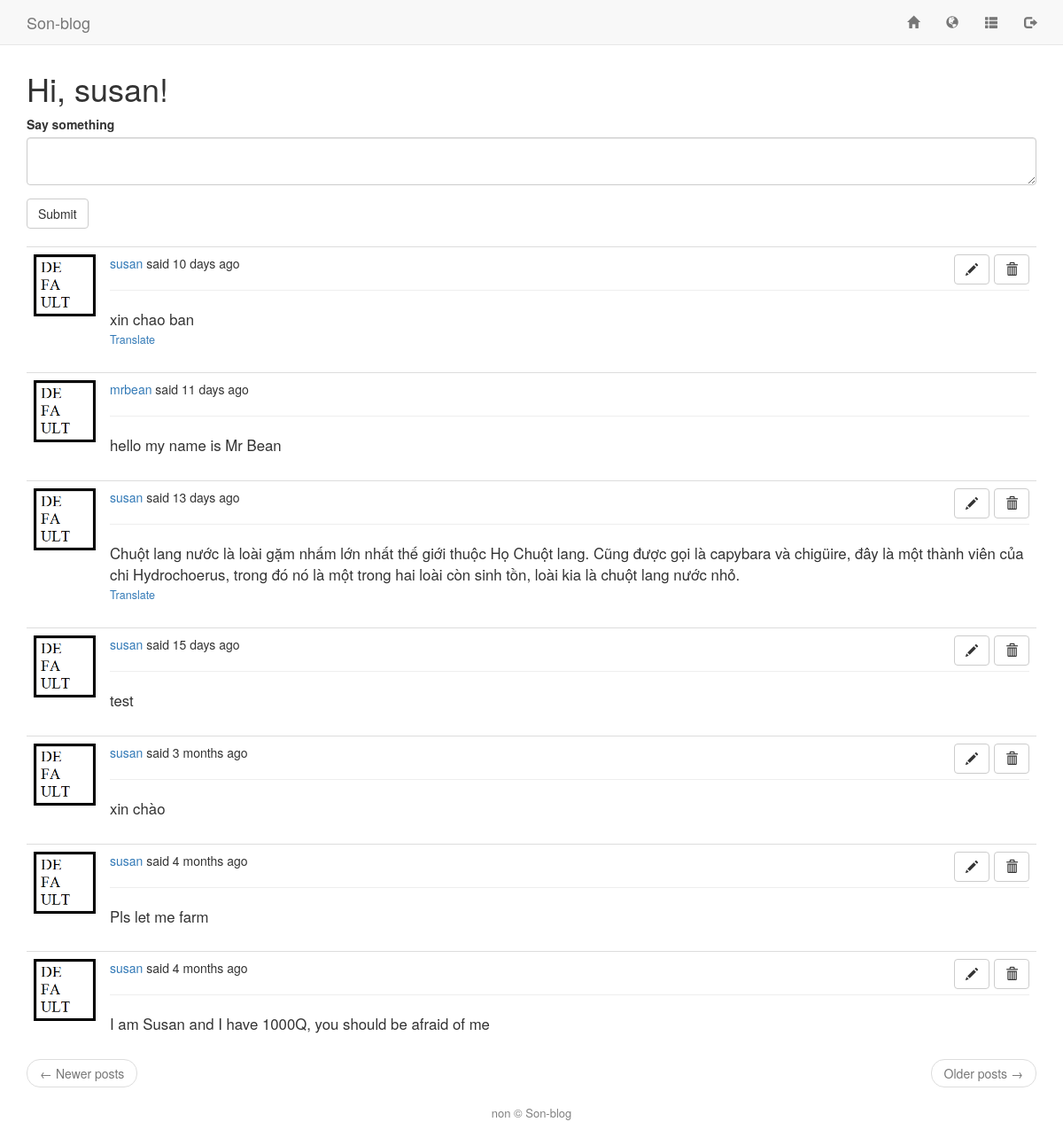
The app's page /index (signed in) with its own data.
### app/models.py (models this page shows, shortened)
class User(UserMixin, db.Model):
    id = db.Column(db.Integer, primary_key=True)
    username = db.Column(db.String(64), index=True, unique=True)
    email = db.Column(db.String(120), index=True, unique=True)
    password_hash = db.Column(db.String(128))
    posts = db.relationship('Post', backref='author', lazy='dynamic')
    about_me = db.Column(db.String(140))
    last_seen = db.Column(db.DateTime, default=datetime.utcnow)
    followed = db.relationship(
        'User', secondary=followers,
        primaryjoin=(followers.c.follower_id == id),
        secondaryjoin=(followers.c.followed_id == id),
        backref=db.backref('followers', lazy='dynamic'), lazy='dynamic'
    )
    def avatar(self, size=128):
        if os.path.isfile('../static/images/{}.png'.format(self.username)):
            return '../static/images/{}.png'.format(self.username)
        return '../static/images/default.png'
    def followed_posts(self):
        followed = Post.query.join(
            followers, (followers.c.followed_id == Post.user_id)).filter(
                followers.c.follower_id == self.id)
        own = Post.query.filter_by(user_id=self.id)
        return followed.union(own).order_by(Post.timestamp.desc())

class Post(db.Model):
    id = db.Column(db.Integer, primary_key=True)
    body = db.Column(db.String(140))
    timestamp = db.Column(db.DateTime, index=True, default=datetime.utcnow)
    user_id = db.Column(db.Integer, db.ForeignKey('user.id'))
    language = db.Column(db.String(5))

### app/routes.py (the view, shortened to what this page needs)
@app.route('/', methods=['GET','POST'])
@app.route('/index', methods=['GET', 'POST'])
@login_required
def index():
    form = PostForm()
    page = request.args.get('page', 1, type=int)
    posts = current_user.followed_posts().paginate(
        page, app.config['POSTS_PER_PAGE'], False)
    next_url = url_for('index', page=posts.next_num) \
        if posts.has_next else None
    prev_url = url_for('index', page=posts.prev_num) \
        if posts.has_prev else None
    return render_template('index.html', title='Home',
        posts=posts.items, form=form, next_url=next_url, prev_url=prev_url)

### app/forms.py
class PostForm(FlaskForm):
    post = TextAreaField(_l('Say something'), validators=[DataRequired()])
    submit = SubmitField(_l('Submit'))

### app/models.py (called while the page is built)
@login.user_loader
def load_user(id):
    return User.query.get(int(id))

### app/routes.py (called while the page is built)
@app.before_request
def before_request():
    if current_user.is_authenticated:
        current_user.last_seen = datetime.utcnow()
        db.session.commit()
        g.locale = str(get_locale())

### app/templates/index.html
{% extends "base.html" %}
{% import 'bootstrap/wtf.html' as wtf %}
{% block app_content %}
    <h1>{{ _('Hi, %(username)s!', username=current_user.username) }}</h1>
    {% if form %}
    {{ wtf.quick_form(form) }}
    <br>
    {% endif %}
    {% for post in posts %}
        {% include '_post.html' %}
    {% endfor %}
    <nav aria-label="...">
        <ul class="pager">
            <li class="previous{% if not prev_url %} disabled{% endif %}">
                <a href="{{ prev_url or '#' }}">
                    <span aria-hidden="true">&larr;</span> {{ _('Newer posts') }}
                </a>
            </li>
            <li class="next{% if not next_url %} disabled{% endif %}">
                <a href="{{ next_url or '#' }}">
                    {{ _('Older posts') }} <span aria-hidden="true">&rarr;</span>
                </a>
            </li>
        </ul>
    </nav>
{% endblock %}

### app/templates/_post.html (shortened to what this page needs)
<table class="table table-hover">
        <tr>
            <td width=70px>
                <a href="{{ url_for('user', username=post.author.username) }}">
                    <img width="70px" src="{{ post.author.avatar(70) }}" />
                </a>
            </td>
            <td>
                {{ _('%(username)s said %(when)s',
                    username=user_link, when=moment(post.timestamp).fromNow()) }}
                {% if current_user.username == post.author.username %}
                <div id="post_option{{ post.id }}" style="display: inline;">
                <button type="button" class="btn btn-default pull-right" data-toggle="tooltip" title="Delete" onclick="deletePost('#post_option{{ post.id }}', '{{ post.id }}', '{{ post.body }}', '{{ post.language }}', '{{ g.locale }}')">
                    <span class="glyphicon glyphicon glyphicon-trash" ></span>
                </button>
                <button type="button" class="btn btn-default pull-right" style="margin-right: 5px;" data-toggle="tooltip" title="Edit" onclick="editPost('#post_option{{ post.id }}', '{{ post.id }}', '{{ post.body }}', '{{ post.language }}', '{{ g.locale }}')">
                    <span class="glyphicon glyphicon-pencil" ></span>
                </button>
                </div>
                {% endif %}
                <hr>
                <div id="post_body{{ post.id }}">
                <span id="post{{ post.id }}" style="font-size: 1.2em;">{{ post.body }}</span>
                {% if post.language and post.language != g.locale %}
                <br>
                <span id="translation{{ post.id }}" style="font-size: 0.9em;">
                    <a href="javascript:translate(
                                '#post{{ post.id }}',
                                '#translation{{ post.id }}',
                                '{{ post.language }}',
                                '{{ g.locale }}');">{{ _('Translate') }}</a>
                </span>
                </div>
                {% endif %}
            </td>
        </tr>
    </table>

### records on screen
Post: body "xin chao ban"
Post: body "hello my name is Mr Bean"
Post: body "Chuột lang nước là loài gặm nhấm lớn nhất thế giới thuộc Họ Chuột lang. Cũng được gọi là capybara và chigüire, đây là một thành viên của chi Hydrochoerus, trong đó nó là một trong hai loài còn sinh tồn, loài kia là chuột lang nước nhỏ."
Post: body "test"
Post: body "xin chào"
Post: body "Pls let me farm"
Post: body "I am Susan and I have 1000Q, you should be afraid of me"
